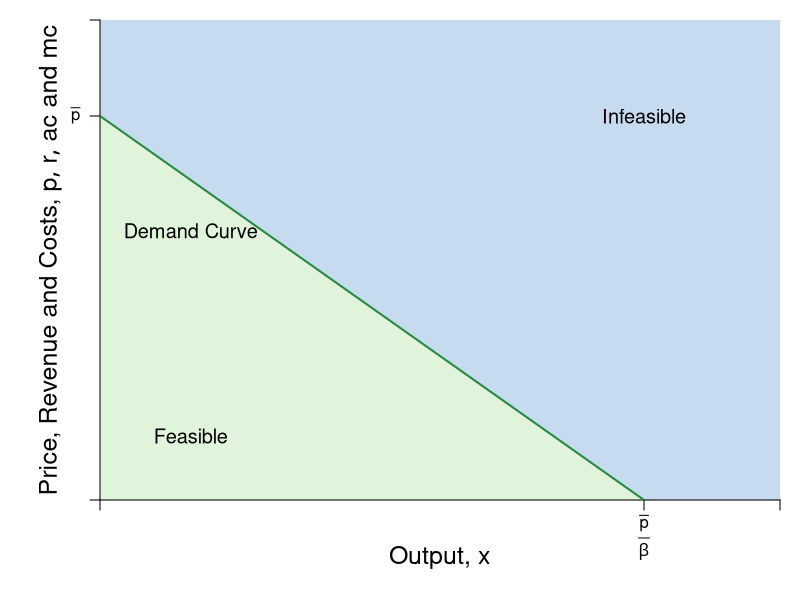

Write R code to recreate this figure.
#Graph Designer: Simon Halliday + Scott Cohn
#Authors: Bowles and Halliday
#Title: Coordination, Conflict and Competition: A Text in Microeconomics

require(shape)
pdf(file = "firmmarketsupply/isoprofit_monopoly_feasible.pdf", width = 9, height = 7)

#Set parameters for graphics
axislabelsize <- 1.5
labelsize <- 1.2
graphlinewidth <- 2
segmentlinewidth <- 1.5

COL <- c("#7fc97f", "#beaed4", "#fdc086", "#ffff99", "#386cb0", "#f0027f", "#bf5b17", "#666666")
COLA <- c("#e0f3db", "#99d8c9","#66c2a4","#41ae76", "#238b45", "#005824")
COLB <- c("#c6dbef", "#4eb3d3", "#2b8cbe", "#0868ac","#084081")

#Edited the margins to cater for the larger LHS labels
par(mar =  c(5, 5, 1, 1))

AvgRevenue <- function(x, rmax = 12, xmax = 12){
  rmax - (rmax/xmax)*x
}

MRevenue <- function(x, rmax = 12, xmax = 12){
  rmax - 2*(rmax/xmax)*x
}

AvgCost <- function(x, c0 = 2, c1 = 4){
  c0/x + c1
}

# From CORE
IsoProf <- function(x, k = 0, c0 = 2, c1 = 4){
  AvgCost(x) + k/x
}

xlims <- c(0, 15)
ylims <- c(0, 15)

npts <- 501 
x <- seq(xlims[1], xlims[2], length.out = npts)
y <- seq(ylims[1], ylims[2], length.out = npts) 
a <- c(13, 16.75, 19.25)

plot(0, 0, xlim = xlims, ylim = ylims, type = "n",
     xlab = expression(paste("")),
     ylab = expression(paste("")), 
     xaxt = "n", 
     yaxt = "n", 
     cex.lab = axislabelsize, 
     bty = "n",
     xaxs="i", 
     yaxs="i")

# ticksy <- seq(from = ylims[1], to = ylims[2], by = 1)
# ylabels <- seq(from = ylims[1], to = ylims[2], by = 1)
# ticksx <- seq(from = xlims[1], to = xlims[2], by = 1)
# xlabels <- seq(from = xlims[1], to = xlims[2], by = 1)
ticksy <- c(0,  12, ylims[2])
ylabels <- c(NA, expression(paste(bar(p))), NA)
ticksx <- c(0, 12, xlims[2])
xlabels <- c(NA,  expression(paste(frac(bar(p),beta))), NA)

#Draw the polygon for feasible
xpoly1 <- c(0, 0, 12, 0)
ypoly1 <- c(0, 12, 0, 0)
polygon(x = xpoly1, y = ypoly1, col=COLA[1], density=NULL, border = NA)

#Draw the polygon for infeasible
xpoly2 <- c(0, 0, xlims[2], xlims[2], 12, 0)
ypoly2 <- c(12, ylims[2], ylims[2], 0, 0, 12)
polygon(x = xpoly2, y = ypoly2, col=COLB[1], density=NULL, border = NA)


axis(1, at = ticksx, pos = 0, labels = FALSE)
text(x = c(0, 12, xlims[2]), par("usr")[3] - 0.4, labels = xlabels, srt = 0, pos = 1, xpd = TRUE)
axis(2, at = ticksy, pos = 0, labels = ylabels, las = 1)

npts <- 500 
xx1 <- seq(xlims[1], xlims[2], length.out = npts)
xx2 <- seq(xlims[1], xlims[2] - 2, length.out = npts)
xx3 <- seq(2, 6, length.out = npts)

lines(xx1, AvgRevenue(xx1, rmax = 12, xmax = 12), col = COLA[5], lwd = graphlinewidth)
#lines(xx1, MRevenue(xx1, rmax = 12, xmax = 12), col = COLB[4], lwd = graphlinewidth)
#lines(xx2, IsoProf(xx2, k = 14), col = COLA[4], lwd = graphlinewidth)

# Iso Prof --- Too high/too low
#lines(xx2, IsoProf(xx2, k = 8), col = COLA[4], lwd = graphlinewidth)
#lines(xx2, IsoProf(xx2, k = 20), col = COLA[4], lwd = graphlinewidth)

#Label the axes
text(0.5*(xlims[2]), -1.8, expression(paste("Output, ", x)), xpd = TRUE, cex = axislabelsize) 
#mtext(expression(paste("Quantity of output, ", x)), side=1, line = 2.5, cex = axislabelsize)
text(-1.1, 0.5*ylims[2], expression(paste("Price, Revenue and Costs, ", list(p, r, ac), " and ", mc)), xpd = TRUE, cex = axislabelsize, srt = 90) 

#Label curves
# text(xlims[2] - 1, 7, expression(paste(Iso-Profit)), cex = labelsize)
# text(10.5, 3.5, expression(paste(ac(x) == mc(x))), cex = labelsize)
# text(10.5, 2.5, expression(paste(p(x))), cex = labelsize)
# text(5.8, 2.8, expression(paste(mr(x))), cex = labelsize)

# text(xlims[2] - 1, 6, expression(paste(pi[1])), cex = labelsize)
# text(xlims[2] - 1, 5.25, expression(paste(pi[2])), cex = labelsize)
# text(xlims[2] - 1, 4.5, expression(paste(pi[3])), cex = labelsize)

#Draw segments for total costs
# segments(0, AvgRevenue(x = 4), 4, AvgRevenue(x = 4), lty = 2, col = "gray" , lwd = segmentlinewidth)
# segments(4, 0, 4, AvgRevenue(x = 4), lty = 2, col = "gray" , lwd = segmentlinewidth)

#marginal cost
#segments(0, 4, xlims[2], 4, lty = 1, col = COLA[5] , lwd = graphlinewidth)

#Label Points for comparison
# points(4, MRevenue(x = 4), pch = 16, col = "black", cex = 1.5)
# text(3.8, MRevenue(x = 4) - 0.4, expression(i), cex = labelsize)
# 
# 
# points(4, AvgRevenue(x = 4), pch = 16, col = "black", cex = 1.5)
text(2, AvgRevenue(x = 4) + 0.4, expression("Demand Curve"), cex = labelsize)

text(2, 2, expression("Feasible"), cex = labelsize)
text(12, 12, expression("Infeasible"), cex = labelsize)




dev.off()
